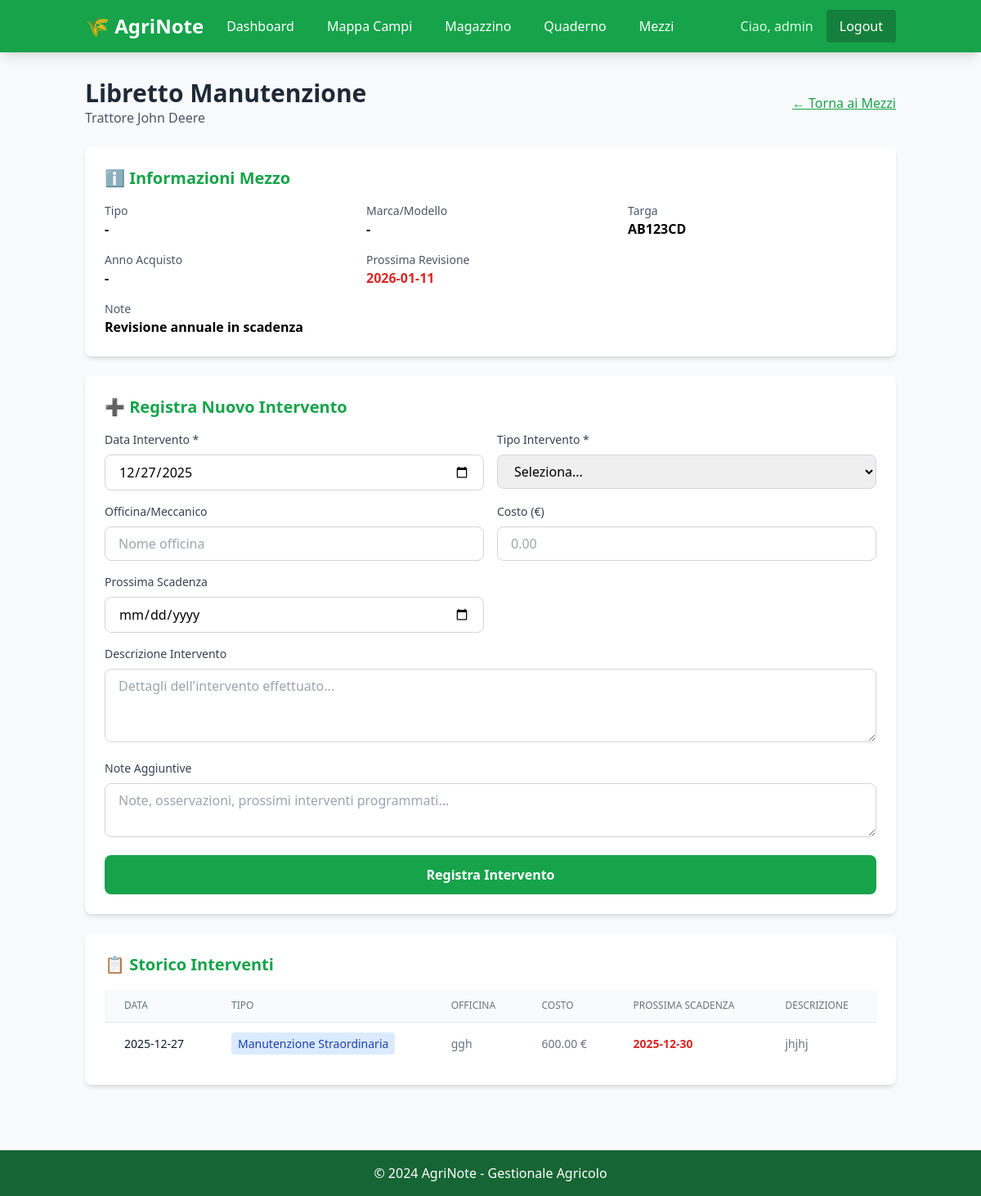
The page /mezzi/1/libretto (signed in) on the database its author committed.
### models.py (models this page shows)
class User(Base):
    __tablename__ = "users"
    id = Column(Integer, primary_key=True, index=True)
    username = Column(String, unique=True, index=True, nullable=False)
    password_hash = Column(String, nullable=False)
    aziende = relationship("Azienda", back_populates="user", cascade="all, delete-orphan")

class Mezzo(Base):
    __tablename__ = "mezzi"
    id = Column(Integer, primary_key=True, index=True)
    azienda_id = Column(Integer, ForeignKey("aziende.id"), nullable=False)
    nome = Column(String, nullable=False)
    targa = Column(String, nullable=True)
    data_revisione = Column(Date, nullable=False)
    note_manutenzione = Column(Text, nullable=True)
    tipo_mezzo = Column(String, nullable=True)  # Es: "Trattore", "Spandiconcime", etc.
    marca = Column(String, nullable=True)
    modello = Column(String, nullable=True)
    anno_acquisto = Column(Integer, nullable=True)
    azienda = relationship("Azienda", back_populates="mezzi")
    interventi = relationship("InterventoManutenzione", back_populates="mezzo", cascade="all, delete-orphan")

class InterventoManutenzione(Base):
    __tablename__ = "interventi_manutenzione"
    id = Column(Integer, primary_key=True, index=True)
    mezzo_id = Column(Integer, ForeignKey("mezzi.id"), nullable=False)
    data_intervento = Column(Date, nullable=False)
    tipo_intervento = Column(String, nullable=False)  # Es: "Revisione", "Tagliando", "Riparazione"
    descrizione = Column(Text, nullable=True)
    costo = Column(Float, nullable=True)
    officina = Column(String, nullable=True)
    prossima_scadenza = Column(Date, nullable=True)
    note = Column(Text, nullable=True)
    mezzo = relationship("Mezzo", back_populates="interventi")

### main.py (the view)
@app.get("/mezzi/{mezzo_id}/libretto", response_class=HTMLResponse)
async def libretto_mezzo(request: Request, mezzo_id: int, db: Session = Depends(get_db)):
    user = require_auth(request, db)
    azienda = db.query(Azienda).filter(Azienda.user_id == user.id).first()
    mezzo = db.query(Mezzo).filter(
        Mezzo.id == mezzo_id,
        Mezzo.azienda_id == azienda.id
    ).first()
    if not mezzo:
        raise HTTPException(status_code=404, detail="Mezzo non trovato")
    interventi = db.query(InterventoManutenzione).filter(
        InterventoManutenzione.mezzo_id == mezzo_id
    ).order_by(InterventoManutenzione.data_intervento.desc()).all()
    return templates.TemplateResponse("libretto_mezzo.html", {
        "request": request,
        "user": user,
        "azienda": azienda,
        "mezzo": mezzo,
        "interventi": interventi,
        "oggi": date.today()
    })

### templates/libretto_mezzo.html (shortened to what this page needs)
{% extends "base.html" %}
{% block content %}
<div class="mb-6">
    <div class="flex justify-between items-center">
        <div>
            <h2 class="text-3xl font-bold text-gray-800">Libretto Manutenzione</h2>
            <p class="text-gray-600">{{ mezzo.nome }}</p>
        </div>
        <a href="/mezzi" class="text-green-600 hover:text-green-800 underline">← Torna ai Mezzi</a>
    </div>
</div>
<div class="bg-white rounded-lg shadow-md p-6 mb-6">
    <h3 class="text-xl font-semibold text-green-600 mb-4">ℹ️ Informazioni Mezzo</h3>
    <div class="grid grid-cols-1 md:grid-cols-3 gap-4">
        <div>
            <p class="text-sm text-gray-600">Tipo</p>
            <p class="font-semibold">{{ mezzo.tipo_mezzo or "-" }}</p>
        </div>
        <div>
            <p class="text-sm text-gray-600">Marca/Modello</p>
            <p class="font-semibold">{{ mezzo.marca or "-" }} {{ mezzo.modello or "" }}</p>
        </div>
        <div>
            <p class="text-sm text-gray-600">Targa</p>
            <p class="font-semibold">{{ mezzo.targa or "-" }}</p>
        </div>
        <div>
            <p class="text-sm text-gray-600">Anno Acquisto</p>
            <p class="font-semibold">{{ mezzo.anno_acquisto or "-" }}</p>
        </div>
        <div>
            <p class="text-sm text-gray-600">Prossima Revisione</p>
            <p class="font-semibold {% if (mezzo.data_revisione - oggi).days < 30 %}text-red-600{% elif (mezzo.data_revisione - oggi).days < 60 %}text-yellow-600{% else %}text-green-600{% endif %}">
                {{ mezzo.data_revisione }}
            </p>
        </div>
        {% if mezzo.note_manutenzione %}
        <div class="md:col-span-3">
            <p class="text-sm text-gray-600">Note</p>
            <p class="font-semibold">{{ mezzo.note_manutenzione }}</p>
        </div>
        {% endif %}
    </div>
</div>
<div class="bg-white rounded-lg shadow-md p-6 mb-6">
    <h3 class="text-xl font-semibold text-green-600 mb-4">➕ Registra Nuovo Intervento</h3>
    <form method="POST" action="/mezzi/{{ mezzo.id }}/intervento/nuovo" class="grid grid-cols-1 md:grid-cols-2 gap-4">
        <div>
            <label for="data_intervento" class="block text-sm font-medium text-gray-700 mb-2">
                Data Intervento *
            </label>
            <input
                type="date"
                id="data_intervento"
                name="data_intervento"
                required
                value="{{ oggi.isoformat() if oggi else '' }}"
                class="w-full px-4 py-2 border border-gray-300 rounded-lg focus:ring-2 focus:ring-green-500"
            >
        </div>
        <div>
            <label for="tipo_intervento" class="block text-sm font-medium text-gray-700 mb-2">
                Tipo Intervento *
            </label>
            <select
                id="tipo_intervento"
                name="tipo_intervento"
                required
                class="w-full px-4 py-2 border border-gray-300 rounded-lg focus:ring-2 focus:ring-green-500"
            >
                <option value="">Seleziona...</option>
            </select>
        </div>
        <div>
            <label for="officina" class="block text-sm font-medium text-gray-700 mb-2">
                Officina/Meccanico
            </label>
            <input
                type="text"
                id="officina"
                name="officina"
                class="w-full px-4 py-2 border border-gray-300 rounded-lg focus:ring-2 focus:ring-green-500"
                placeholder="Nome officina"
            >
        </div>
        <div>
            <label for="costo" class="block text-sm font-medium text-gray-700 mb-2">
                Costo (€)
            </label>
            <input
                type="number"
                id="costo"
                name="costo"
                step="0.01"
                class="w-full px-4 py-2 border border-gray-300 rounded-lg focus:ring-2 focus:ring-green-500"
                placeholder="0.00"
            >
        </div>
        <div>
            <label for="prossima_scadenza" class="block text-sm font-medium text-gray-700 mb-2">
                Prossima Scadenza
            </label>
            <input
                type="date"
                id="prossima_scadenza"
                name="prossima_scadenza"
                class="w-full px-4 py-2 border border-gray-300 rounded-lg focus:ring-2 focus:ring-green-500"
            >
        </div>
        <div class="md:col-span-2">
            <label for="descrizione" class="block text-sm font-medium text-gray-700 mb-2">
                Descrizione Intervento
            </label>
            <textarea
                id="descrizione"
                name="descrizione"
                rows="3"
                class="w-full px-4 py-2 border border-gray-300 rounded-lg focus:ring-2 focus:ring-green-500"
                placeholder="Dettagli dell'intervento effettuato..."
            ></textarea>
        </div>
        <div class="md:col-span-2">
            <label for="note" class="block text-sm font-medium text-gray-700 mb-2">
                Note Aggiuntive
            </label>
            <textarea
                id="note"
                name="note"
                rows="2"
                class="w-full px-4 py-2 border border-gray-300 rounded-lg focus:ring-2 focus:ring-green-500"
                placeholder="Note, osservazioni, prossimi interventi programmati..."
            ></textarea>
        </div>
        <div class="md:col-span-2">
            <button
                type="submit"
                class="w-full bg-green-600 hover:bg-green-700 text-white font-semibold py-3 rounded-lg transition duration-200"
            >
                Registra Intervento
            </button>
        </div>
    </form>
</div>
<div class="bg-white rounded-lg shadow-md p-6">
    <h3 class="text-xl font-semibold text-green-600 mb-4">📋 Storico Interventi</h3>
    {% if interventi %}
    <div class="overflow-x-auto">
        <table class="min-w-full divide-y divide-gray-200">
            <thead class="bg-gray-50">
                <tr>
                    <th class="px-6 py-3 text-left text-xs font-medium text-gray-500 uppercase">Data</th>
                    <th class="px-6 py-3 text-left text-xs font-medium text-gray-500 uppercase">Tipo</th>
                    <th class="px-6 py-3 text-left text-xs font-medium text-gray-500 uppercase">Officina</th>
                    <th class="px-6 py-3 text-left text-xs font-medium text-gray-500 uppercase">Costo</th>
                    <th class="px-6 py-3 text-left text-xs font-medium text-gray-500 uppercase">Prossima Scadenza</th>
                    <th class="px-6 py-3 text-left text-xs font-medium text-gray-500 uppercase">Descrizione</th>
                </tr>
            </thead>
            <tbody class="bg-white divide-y divide-gray-200">
                {% for intervento in interventi %}
                <tr>
                    <td class="px-6 py-4 whitespace-nowrap text-sm text-gray-900">{{ intervento.data_intervento }}</td>
                    <td class="px-6 py-4 whitespace-nowrap text-sm">
                        <span class="px-2 py-1 rounded bg-blue-100 text-blue-800">
                            {{ intervento.tipo_intervento }}
                        </span>
                    </td>
                    <td class="px-6 py-4 whitespace-nowrap text-sm text-gray-500">{{ intervento.officina or "-" }}</td>
                    <td class="px-6 py-4 whitespace-nowrap text-sm text-gray-500">
                        {% if intervento.costo %}{{ "%.2f"|format(intervento.costo) }} €{% else %}-{% endif %}
                    </td>
                    <td class="px-6 py-4 whitespace-nowrap text-sm text-gray-500">
                        {% if intervento.prossima_scadenza %}
                            <span class="{% if (intervento.prossima_scadenza - oggi).days < 30 %}text-red-600 font-semibold{% elif (intervento.prossima_scadenza - oggi).days < 60 %}text-yellow-600{% else %}text-green-600{% endif %}">
                                {{ intervento.prossima_scadenza }}
                            </span>
                        {% else %}-{% endif %}
                    </td>
                    <td class="px-6 py-4 text-sm text-gray-500">{{ intervento.descrizione or "-" }}</td>
                </tr>
                {% endfor %}
            </tbody>
        </table>
    </div>
    {% else %}
    <p class="text-gray-500">Nessun intervento registrato. Registra il primo intervento!</p>
    {% endif %}
</div>
{% endblock %}

### templates/base.html (shortened to what this page needs)
<!DOCTYPE html>
<html lang="it">
<head>
    <script src="https://cdn.tailwindcss.com"></script>
    <link rel="stylesheet" href="https://unpkg.com/leaflet@1.9.4/dist/leaflet.css" />
</head>
<body class="bg-gray-50">
    <nav class="bg-green-600 text-white shadow-lg">
        <div class="container mx-auto px-4 py-3">
            <div class="flex justify-between items-center">
                <div class="flex items-center space-x-4">
                    <h1 class="text-2xl font-bold">🌾 AgriNote</h1>
                    <a href="/dashboard" class="hover:text-green-200 px-3 py-2 rounded">Dashboard</a>
                    <a href="/mappa" class="hover:text-green-200 px-3 py-2 rounded">Mappa Campi</a>
                    <a href="/magazzino" class="hover:text-green-200 px-3 py-2 rounded">Magazzino</a>
                    <a href="/quaderno" class="hover:text-green-200 px-3 py-2 rounded">Quaderno</a>
                    <a href="/mezzi" class="hover:text-green-200 px-3 py-2 rounded">Mezzi</a>
                </div>
                <div class="flex items-center space-x-4">
                    {% if user %}
                    <span class="text-green-100">Ciao, {{ user.username }}</span>
                    <a href="/logout" class="bg-green-700 hover:bg-green-800 px-4 py-2 rounded">Logout</a>
                    {% endif %}
                </div>
            </div>
        </div>
    </nav>
    <main class="container mx-auto px-4 py-8">
        {% block content %}{% endblock %}
    </main>
    <footer class="bg-green-800 text-white text-center py-4 mt-12">
        <p>&copy; 2024 AgriNote - Gestionale Agricolo</p>
    </footer>
</body>
</html>

### templates/base.html (style rules this page uses)
body { font-family: 'Segoe UI', Tahoma, Geneva, Verdana, sans-serif; }

### rows shown on the page
User: username "admin"
Mezzo: nome "Trattore John Deere", tipo_mezzo "-", marca "-", targa "AB123CD", anno_acquisto "-", data_revisione "2026-01-11", note_manutenzione "Revisione annuale in scadenza"
InterventoManutenzione: data_intervento "2025-12-27", tipo_intervento "Manutenzione Straordinaria", officina "ggh", costo "600.00", prossima_scadenza "2025-12-30", descrizione "jhjhj"
